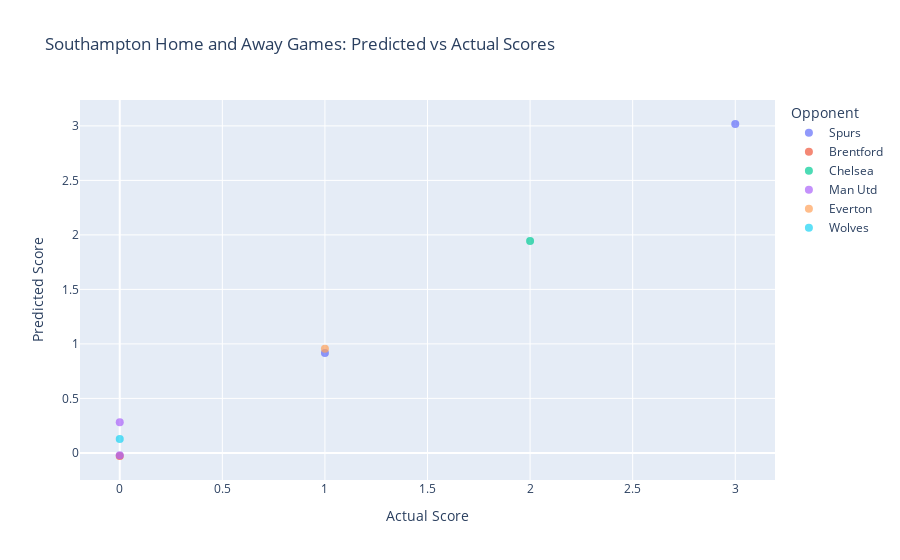
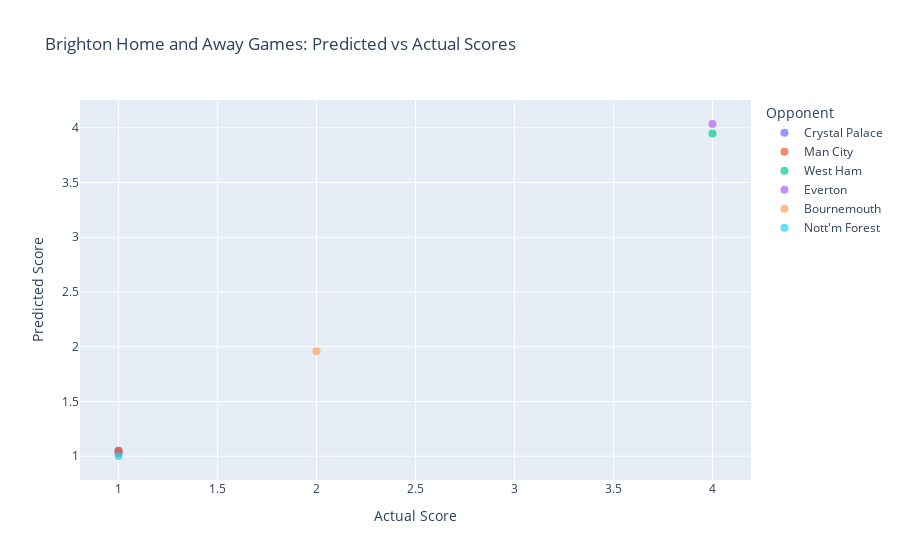
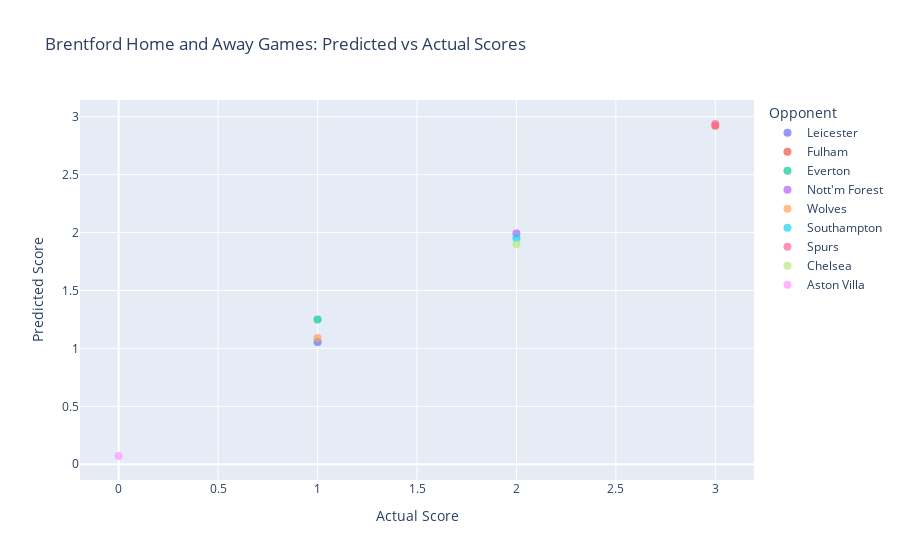
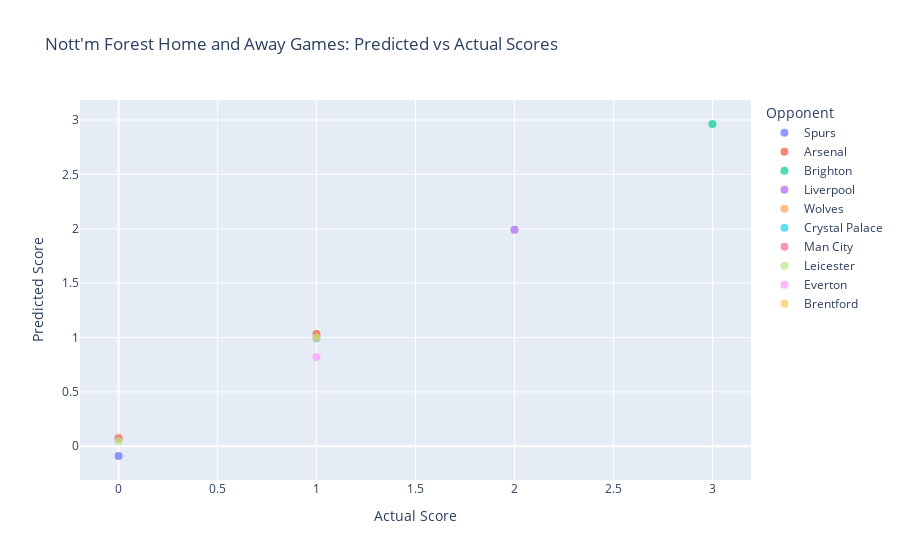

These figures' notebook cell, in order:
### Code cell
import plotly.express as px

# Inside the evaluation section
with torch.no_grad():
    home_outputs, away_outputs = model(X_test_tensor, X_test_tensor[:, -2], X_test_tensor[:, -1])  # Pass team indices
    home_outputs = home_outputs.squeeze().numpy()  # Convert predicted home scores to NumPy array
    away_outputs = away_outputs.squeeze().numpy()  # Convert predicted away scores to NumPy array
    y_home_test_np = y_home_test_tensor.numpy()  # Convert actual home scores to NumPy array
    y_away_test_np = y_away_test_tensor.numpy()  # Convert actual away scores to NumPy array
    home_teams = label_encoder.inverse_transform(X_test['home_team'])  # Inverse transform encoded home team labels
    away_teams = label_encoder.inverse_transform(X_test['away_team'])  # Inverse transform encoded away team labels

    # Create separate DataFrames for home and away games
    df_home = pd.DataFrame({
        'Team': home_teams,
        'Opponent': away_teams,
        'Actual Score': y_home_test_np,
        'Predicted Score': home_outputs
    })

    df_away = pd.DataFrame({
        'Team': away_teams,
        'Opponent': home_teams,
        'Actual Score': y_away_test_np,
        'Predicted Score': away_outputs
    })

    # Concatenate DataFrames for easier plotting
    df_all = pd.concat([df_home, df_away])

    # Loop through each unique team and create individual graphs for home and away games
    unique_teams = df_all['Team'].unique()
    for team in unique_teams:
        team_df = df_all[df_all['Team'] == team]
        fig = px.scatter(team_df, x='Actual Score', y='Predicted Score', color='Opponent',
                         title=f'{team} Home and Away Games: Predicted vs Actual Scores',
                         labels={'Actual Score': 'Actual Score', 'Predicted Score': 'Predicted Score'},
                         hover_data=['Opponent'])

        fig.update_traces(marker=dict(size=8, opacity=0.7), selector=dict(mode='markers'))
        fig.show()

### Figure 1 — Plotly figure (JSON) as saved in the notebook; plotly's stock layout.template omitted (floating-point values rounded to 4 significant figures)
{"data": [{"customdata": [["Spurs"], ["Spurs"]], "hovertemplate": "Opponent=%{customdata[0]}<br>Actual Score=%{x}<br>Predicted Score=%{y}<extra></extra>", "legendgroup": "Spurs", "marker": {"color": "#636efa", "opacity": 0.7, "size": 8, "symbol": "circle"}, "mode": "markers", "name": "Spurs", "orientation": "v", "showlegend": true, "type": "scatter", "x": [3, 1], "xaxis": "x", "y": [3.017, 0.9171], "yaxis": "y"}, {"customdata": [["Brentford"]], "hovertemplate": "Opponent=%{customdata[0]}<br>Actual Score=%{x}<br>Predicted Score=%{y}<extra></extra>", "legendgroup": "Brentford", "marker": {"color": "#EF553B", "opacity": 0.7, "size": 8, "symbol": "circle"}, "mode": "markers", "name": "Brentford", "orientation": "v", "showlegend": true, "type": "scatter", "x": [0], "xaxis": "x", "y": [-0.02836], "yaxis": "y"}, {"customdata": [["Chelsea"]], "hovertemplate": "Opponent=%{customdata[0]}<br>Actual Score=%{x}<br>Predicted Score=%{y}<extra></extra>", "legendgroup": "Chelsea", "marker": {"color": "#00cc96", "opacity": 0.7, "size": 8, "symbol": "circle"}, "mode": "markers", "name": "Chelsea", "orientation": "v", "showlegend": true, "type": "scatter", "x": [2], "xaxis": "x", "y": [1.945], "yaxis": "y"}, {"customdata": [["Man Utd"], ["Man Utd"]], "hovertemplate": "Opponent=%{customdata[0]}<br>Actual Score=%{x}<br>Predicted Score=%{y}<extra></extra>", "legendgroup": "Man Utd", "marker": {"color": "#ab63fa", "opacity": 0.7, "size": 8, "symbol": "circle"}, "mode": "markers", "name": "Man Utd", "orientation": "v", "showlegend": true, "type": "scatter", "x": [0, 0], "xaxis": "x", "y": [0.2805, -0.02039], "yaxis": "y"}, {"customdata": [["Everton"]], "hovertemplate": "Opponent=%{customdata[0]}<br>Actual Score=%{x}<br>Predicted Score=%{y}<extra></extra>", "legendgroup": "Everton", "marker": {"color": "#FFA15A", "opacity": 0.7, "size": 8, "symbol": "circle"}, "mode": "markers", "name": "Everton", "orientation": "v", "showlegend": true, "type": "scatter", "x": [1], "xaxis": "x", "y": [0.9563], "yaxis": "y"}, {"customdata": [["Wolves"]], "hovertemplate": "Opponent=%{customdata[0]}<br>Actual Score=%{x}<br>Predicted Score=%{y}<extra></extra>", "legendgroup": "Wolves", "marker": {"color": "#19d3f3", "opacity": 0.7, "size": 8, "symbol": "circle"}, "mode": "markers", "name": "Wolves", "orientation": "v", "showlegend": true, "type": "scatter", "x": [0], "xaxis": "x", "y": [0.1274], "yaxis": "y"}], "layout": {"legend": {"title": {"text": "Opponent"}, "tracegroupgap": 0}, "title": {"text": "Southampton Home and Away Games: Predicted vs Actual Scores"}, "xaxis": {"anchor": "y", "domain": [0, 1], "title": {"text": "Actual Score"}}, "yaxis": {"anchor": "x", "domain": [0, 1], "title": {"text": "Predicted Score"}}}}

### Figure 2 — Plotly figure (JSON) as saved in the notebook; plotly's stock layout.template omitted (floating-point values rounded to 4 significant figures)
{"data": [{"customdata": [["Crystal Palace"]], "hovertemplate": "Opponent=%{customdata[0]}<br>Actual Score=%{x}<br>Predicted Score=%{y}<extra></extra>", "legendgroup": "Crystal Palace", "marker": {"color": "#636efa", "opacity": 0.7, "size": 8, "symbol": "circle"}, "mode": "markers", "name": "Crystal Palace", "orientation": "v", "showlegend": true, "type": "scatter", "x": [1], "xaxis": "x", "y": [1.051], "yaxis": "y"}, {"customdata": [["Man City"], ["Man City"]], "hovertemplate": "Opponent=%{customdata[0]}<br>Actual Score=%{x}<br>Predicted Score=%{y}<extra></extra>", "legendgroup": "Man City", "marker": {"color": "#EF553B", "opacity": 0.7, "size": 8, "symbol": "circle"}, "mode": "markers", "name": "Man City", "orientation": "v", "showlegend": true, "type": "scatter", "x": [1, 1], "xaxis": "x", "y": [1.027, 1.049], "yaxis": "y"}, {"customdata": [["West Ham"]], "hovertemplate": "Opponent=%{customdata[0]}<br>Actual Score=%{x}<br>Predicted Score=%{y}<extra></extra>", "legendgroup": "West Ham", "marker": {"color": "#00cc96", "opacity": 0.7, "size": 8, "symbol": "circle"}, "mode": "markers", "name": "West Ham", "orientation": "v", "showlegend": true, "type": "scatter", "x": [4], "xaxis": "x", "y": [3.948], "yaxis": "y"}, {"customdata": [["Everton"]], "hovertemplate": "Opponent=%{customdata[0]}<br>Actual Score=%{x}<br>Predicted Score=%{y}<extra></extra>", "legendgroup": "Everton", "marker": {"color": "#ab63fa", "opacity": 0.7, "size": 8, "symbol": "circle"}, "mode": "markers", "name": "Everton", "orientation": "v", "showlegend": true, "type": "scatter", "x": [4], "xaxis": "x", "y": [4.035], "yaxis": "y"}, {"customdata": [["Bournemouth"]], "hovertemplate": "Opponent=%{customdata[0]}<br>Actual Score=%{x}<br>Predicted Score=%{y}<extra></extra>", "legendgroup": "Bournemouth", "marker": {"color": "#FFA15A", "opacity": 0.7, "size": 8, "symbol": "circle"}, "mode": "markers", "name": "Bournemouth", "orientation": "v", "showlegend": true, "type": "scatter", "x": [2], "xaxis": "x", "y": [1.958], "yaxis": "y"}, {"customdata": [["Nott'm Forest"]], "hovertemplate": "Opponent=%{customdata[0]}<br>Actual Score=%{x}<br>Predicted Score=%{y}<extra></extra>", "legendgroup": "Nott'm Forest", "marker": {"color": "#19d3f3", "opacity": 0.7, "size": 8, "symbol": "circle"}, "mode": "markers", "name": "Nott'm Forest", "orientation": "v", "showlegend": true, "type": "scatter", "x": [1], "xaxis": "x", "y": [1.002], "yaxis": "y"}], "layout": {"legend": {"title": {"text": "Opponent"}, "tracegroupgap": 0}, "title": {"text": "Brighton Home and Away Games: Predicted vs Actual Scores"}, "xaxis": {"anchor": "y", "domain": [0, 1], "title": {"text": "Actual Score"}}, "yaxis": {"anchor": "x", "domain": [0, 1], "title": {"text": "Predicted Score"}}}}

### Figure 3 — Plotly figure (JSON) as saved in the notebook; plotly's stock layout.template omitted (floating-point values rounded to 4 significant figures)
{"data": [{"customdata": [["Leicester"]], "hovertemplate": "Opponent=%{customdata[0]}<br>Actual Score=%{x}<br>Predicted Score=%{y}<extra></extra>", "legendgroup": "Leicester", "marker": {"color": "#636efa", "opacity": 0.7, "size": 8, "symbol": "circle"}, "mode": "markers", "name": "Leicester", "orientation": "v", "showlegend": true, "type": "scatter", "x": [1], "xaxis": "x", "y": [1.057], "yaxis": "y"}, {"customdata": [["Fulham"]], "hovertemplate": "Opponent=%{customdata[0]}<br>Actual Score=%{x}<br>Predicted Score=%{y}<extra></extra>", "legendgroup": "Fulham", "marker": {"color": "#EF553B", "opacity": 0.7, "size": 8, "symbol": "circle"}, "mode": "markers", "name": "Fulham", "orientation": "v", "showlegend": true, "type": "scatter", "x": [3], "xaxis": "x", "y": [2.922], "yaxis": "y"}, {"customdata": [["Everton"]], "hovertemplate": "Opponent=%{customdata[0]}<br>Actual Score=%{x}<br>Predicted Score=%{y}<extra></extra>", "legendgroup": "Everton", "marker": {"color": "#00cc96", "opacity": 0.7, "size": 8, "symbol": "circle"}, "mode": "markers", "name": "Everton", "orientation": "v", "showlegend": true, "type": "scatter", "x": [1], "xaxis": "x", "y": [1.25], "yaxis": "y"}, {"customdata": [["Nott'm Forest"]], "hovertemplate": "Opponent=%{customdata[0]}<br>Actual Score=%{x}<br>Predicted Score=%{y}<extra></extra>", "legendgroup": "Nott'm Forest", "marker": {"color": "#ab63fa", "opacity": 0.7, "size": 8, "symbol": "circle"}, "mode": "markers", "name": "Nott'm Forest", "orientation": "v", "showlegend": true, "type": "scatter", "x": [2], "xaxis": "x", "y": [1.993], "yaxis": "y"}, {"customdata": [["Wolves"]], "hovertemplate": "Opponent=%{customdata[0]}<br>Actual Score=%{x}<br>Predicted Score=%{y}<extra></extra>", "legendgroup": "Wolves", "marker": {"color": "#FFA15A", "opacity": 0.7, "size": 8, "symbol": "circle"}, "mode": "markers", "name": "Wolves", "orientation": "v", "showlegend": true, "type": "scatter", "x": [1], "xaxis": "x", "y": [1.09], "yaxis": "y"}, {"customdata": [["Southampton"]], "hovertemplate": "Opponent=%{customdata[0]}<br>Actual Score=%{x}<br>Predicted Score=%{y}<extra></extra>", "legendgroup": "Southampton", "marker": {"color": "#19d3f3", "opacity": 0.7, "size": 8, "symbol": "circle"}, "mode": "markers", "name": "Southampton", "orientation": "v", "showlegend": true, "type": "scatter", "x": [2], "xaxis": "x", "y": [1.951], "yaxis": "y"}, {"customdata": [["Spurs"]], "hovertemplate": "Opponent=%{customdata[0]}<br>Actual Score=%{x}<br>Predicted Score=%{y}<extra></extra>", "legendgroup": "Spurs", "marker": {"color": "#FF6692", "opacity": 0.7, "size": 8, "symbol": "circle"}, "mode": "markers", "name": "Spurs", "orientation": "v", "showlegend": true, "type": "scatter", "x": [3], "xaxis": "x", "y": [2.937], "yaxis": "y"}, {"customdata": [["Chelsea"]], "hovertemplate": "Opponent=%{customdata[0]}<br>Actual Score=%{x}<br>Predicted Score=%{y}<extra></extra>", "legendgroup": "Chelsea", "marker": {"color": "#B6E880", "opacity": 0.7, "size": 8, "symbol": "circle"}, "mode": "markers", "name": "Chelsea", "orientation": "v", "showlegend": true, "type": "scatter", "x": [2], "xaxis": "x", "y": [1.9], "yaxis": "y"}, {"customdata": [["Aston Villa"]], "hovertemplate": "Opponent=%{customdata[0]}<br>Actual Score=%{x}<br>Predicted Score=%{y}<extra></extra>", "legendgroup": "Aston Villa", "marker": {"color": "#FF97FF", "opacity": 0.7, "size": 8, "symbol": "circle"}, "mode": "markers", "name": "Aston Villa", "orientation": "v", "showlegend": true, "type": "scatter", "x": [0], "xaxis": "x", "y": [0.07148], "yaxis": "y"}], "layout": {"legend": {"title": {"text": "Opponent"}, "tracegroupgap": 0}, "title": {"text": "Brentford Home and Away Games: Predicted vs Actual Scores"}, "xaxis": {"anchor": "y", "domain": [0, 1], "title": {"text": "Actual Score"}}, "yaxis": {"anchor": "x", "domain": [0, 1], "title": {"text": "Predicted Score"}}}}

### Figure 4 — Plotly figure (JSON) as saved in the notebook; plotly's stock layout.template omitted (floating-point values rounded to 4 significant figures)
{"data": [{"customdata": [["Spurs"]], "hovertemplate": "Opponent=%{customdata[0]}<br>Actual Score=%{x}<br>Predicted Score=%{y}<extra></extra>", "legendgroup": "Spurs", "marker": {"color": "#636efa", "opacity": 0.7, "size": 8, "symbol": "circle"}, "mode": "markers", "name": "Spurs", "orientation": "v", "showlegend": true, "type": "scatter", "x": [0], "xaxis": "x", "y": [-0.08929], "yaxis": "y"}, {"customdata": [["Arsenal"]], "hovertemplate": "Opponent=%{customdata[0]}<br>Actual Score=%{x}<br>Predicted Score=%{y}<extra></extra>", "legendgroup": "Arsenal", "marker": {"color": "#EF553B", "opacity": 0.7, "size": 8, "symbol": "circle"}, "mode": "markers", "name": "Arsenal", "orientation": "v", "showlegend": true, "type": "scatter", "x": [1], "xaxis": "x", "y": [1.032], "yaxis": "y"}, {"customdata": [["Brighton"]], "hovertemplate": "Opponent=%{customdata[0]}<br>Actual Score=%{x}<br>Predicted Score=%{y}<extra></extra>", "legendgroup": "Brighton", "marker": {"color": "#00cc96", "opacity": 0.7, "size": 8, "symbol": "circle"}, "mode": "markers", "name": "Brighton", "orientation": "v", "showlegend": true, "type": "scatter", "x": [3], "xaxis": "x", "y": [2.963], "yaxis": "y"}, {"customdata": [["Liverpool"]], "hovertemplate": "Opponent=%{customdata[0]}<br>Actual Score=%{x}<br>Predicted Score=%{y}<extra></extra>", "legendgroup": "Liverpool", "marker": {"color": "#ab63fa", "opacity": 0.7, "size": 8, "symbol": "circle"}, "mode": "markers", "name": "Liverpool", "orientation": "v", "showlegend": true, "type": "scatter", "x": [2], "xaxis": "x", "y": [1.991], "yaxis": "y"}, {"customdata": [["Wolves"]], "hovertemplate": "Opponent=%{customdata[0]}<br>Actual Score=%{x}<br>Predicted Score=%{y}<extra></extra>", "legendgroup": "Wolves", "marker": {"color": "#FFA15A", "opacity": 0.7, "size": 8, "symbol": "circle"}, "mode": "markers", "name": "Wolves", "orientation": "v", "showlegend": true, "type": "scatter", "x": [0], "xaxis": "x", "y": [0.08093], "yaxis": "y"}, {"customdata": [["Crystal Palace"]], "hovertemplate": "Opponent=%{customdata[0]}<br>Actual Score=%{x}<br>Predicted Score=%{y}<extra></extra>", "legendgroup": "Crystal Palace", "marker": {"color": "#19d3f3", "opacity": 0.7, "size": 8, "symbol": "circle"}, "mode": "markers", "name": "Crystal Palace", "orientation": "v", "showlegend": true, "type": "scatter", "x": [1], "xaxis": "x", "y": [0.9937], "yaxis": "y"}, {"customdata": [["Man City"]], "hovertemplate": "Opponent=%{customdata[0]}<br>Actual Score=%{x}<br>Predicted Score=%{y}<extra></extra>", "legendgroup": "Man City", "marker": {"color": "#FF6692", "opacity": 0.7, "size": 8, "symbol": "circle"}, "mode": "markers", "name": "Man City", "orientation": "v", "showlegend": true, "type": "scatter", "x": [0], "xaxis": "x", "y": [0.06939], "yaxis": "y"}, {"customdata": [["Leicester"]], "hovertemplate": "Opponent=%{customdata[0]}<br>Actual Score=%{x}<br>Predicted Score=%{y}<extra></extra>", "legendgroup": "Leicester", "marker": {"color": "#B6E880", "opacity": 0.7, "size": 8, "symbol": "circle"}, "mode": "markers", "name": "Leicester", "orientation": "v", "showlegend": true, "type": "scatter", "x": [0], "xaxis": "x", "y": [0.04676], "yaxis": "y"}, {"customdata": [["Everton"]], "hovertemplate": "Opponent=%{customdata[0]}<br>Actual Score=%{x}<br>Predicted Score=%{y}<extra></extra>", "legendgroup": "Everton", "marker": {"color": "#FF97FF", "opacity": 0.7, "size": 8, "symbol": "circle"}, "mode": "markers", "name": "Everton", "orientation": "v", "showlegend": true, "type": "scatter", "x": [1], "xaxis": "x", "y": [0.8201], "yaxis": "y"}, {"customdata": [["Brentford"]], "hovertemplate": "Opponent=%{customdata[0]}<br>Actual Score=%{x}<br>Predicted Score=%{y}<extra></extra>", "legendgroup": "Brentford", "marker": {"color": "#FECB52", "opacity": 0.7, "size": 8, "symbol": "circle"}, "mode": "markers", "name": "Brentford", "orientation": "v", "showlegend": true, "type": "scatter", "x": [1], "xaxis": "x", "y": [1.001], "yaxis": "y"}], "layout": {"legend": {"title": {"text": "Opponent"}, "tracegroupgap": 0}, "title": {"text": "Nott'm Forest Home and Away Games: Predicted vs Actual Scores"}, "xaxis": {"anchor": "y", "domain": [0, 1], "title": {"text": "Actual Score"}}, "yaxis": {"anchor": "x", "domain": [0, 1], "title": {"text": "Predicted Score"}}}}
